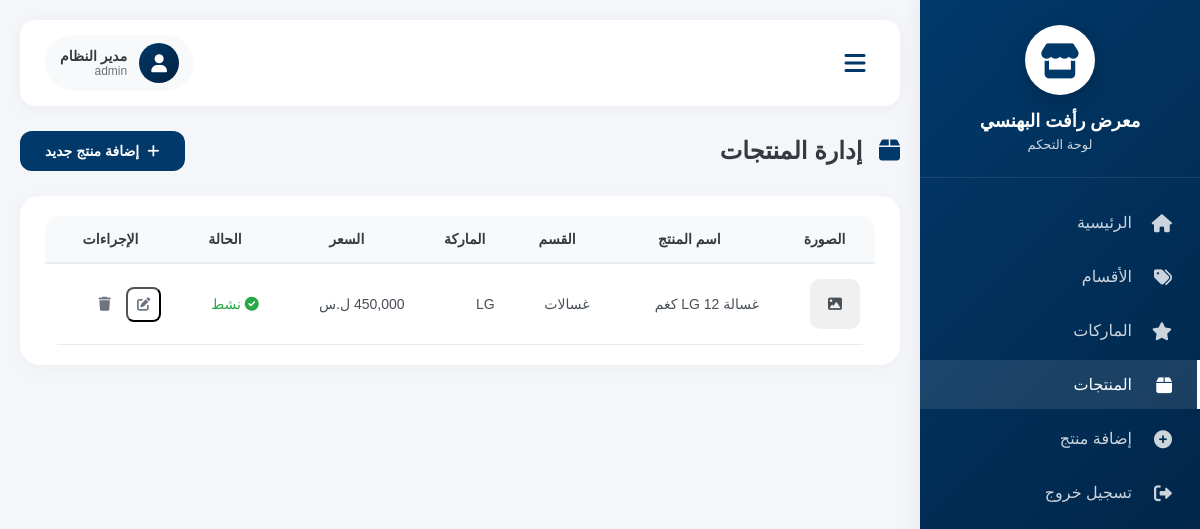
Screenshot of /admin/dashboard.php?page=products (signed in) with the database file from the repository.
### tables this page shows
CREATE TABLE products (
    id INT AUTO_INCREMENT PRIMARY KEY,
    category_id INT NOT NULL,
    brand_id INT NOT NULL,
    name_ar VARCHAR(200) NOT NULL,
    name_en VARCHAR(200),
    description_ar TEXT,
    description_en TEXT,
    price DECIMAL(10,2),
    old_price DECIMAL(10,2),
    image VARCHAR(255),
    additional_images TEXT,
    features TEXT,
    is_bestseller BOOLEAN DEFAULT FALSE,
    is_new BOOLEAN DEFAULT TRUE,
    has_warranty BOOLEAN DEFAULT TRUE,
    warranty_years INT DEFAULT 2,
    stock INT DEFAULT 0,
    sort_order INT DEFAULT 0,
    is_active BOOLEAN DEFAULT TRUE,
    created_at TIMESTAMP DEFAULT CURRENT_TIMESTAMP,
    updated_at TIMESTAMP DEFAULT CURRENT_TIMESTAMP ON UPDATE CURRENT_TIMESTAMP,
    FOREIGN KEY (category_id) REFERENCES categories(id) ON DELETE CASCADE,
    FOREIGN KEY (brand_id) REFERENCES brands(id) ON DELETE CASCADE
);

CREATE TABLE categories (
    id INT AUTO_INCREMENT PRIMARY KEY,
    name_ar VARCHAR(100) NOT NULL,
    name_en VARCHAR(100) NOT NULL,
    slug VARCHAR(100) UNIQUE NOT NULL,
    icon VARCHAR(50),
    sort_order INT DEFAULT 0,
    created_at TIMESTAMP DEFAULT CURRENT_TIMESTAMP
);

CREATE TABLE brands (
    id INT AUTO_INCREMENT PRIMARY KEY,
    name_ar VARCHAR(100) NOT NULL,
    name_en VARCHAR(100) NOT NULL,
    slug VARCHAR(100) UNIQUE NOT NULL,
    logo VARCHAR(255),
    created_at TIMESTAMP DEFAULT CURRENT_TIMESTAMP
);

### admin/dashboard.php (the view, shortened to what this page needs)
<?php
require_once '../config/database.php';
$page = isset($_GET['page']) ? $_GET['page'] : 'dashboard';
$stats = [];
$stmt = $pdo->query("SELECT COUNT(*) FROM products WHERE is_active = 1");
$stats['products'] = $stmt->fetchColumn() ?: 0;
$stmt = $pdo->query("SELECT COUNT(*) FROM categories");
$stats['categories'] = $stmt->fetchColumn() ?: 0;
$stmt = $pdo->query("SELECT COUNT(*) FROM brands");
$stats['brands'] = $stmt->fetchColumn() ?: 0;
$stmt = $pdo->query("SELECT COUNT(*) FROM users");
$stats['users'] = $stmt->fetchColumn() ?: 0;
$latest_products = $pdo->query("
    SELECT p.*, c.name_ar as category_name, b.name_ar as brand_name
    FROM products p
    JOIN categories c ON p.category_id = c.id
    JOIN brands b ON p.brand_id = b.id
    WHERE p.is_active = 1
    ORDER BY p.created_at DESC
    LIMIT 5
")->fetchAll();
$all_products = $pdo->query("
    SELECT p.*, c.name_ar as category_name, b.name_ar as brand_name
    FROM products p
    JOIN categories c ON p.category_id = c.id
    JOIN brands b ON p.brand_id = b.id
    ORDER BY p.created_at DESC
")->fetchAll();
?>
<!DOCTYPE html>
<html lang="ar" dir="rtl">
<head>
    <link rel="stylesheet" href="https://cdnjs.cloudflare.com/ajax/libs/font-awesome/6.0.0-beta3/css/all.min.css">
</head>
<body>
    <div class="sidebar" id="sidebar">
        <div class="sidebar-header">
            <div class="logo-circle">
                <i class="fas fa-store"></i>
            </div>
            <h3>معرض رأفت البهنسي</h3>
            <p>لوحة التحكم</p>
        </div>
        <div class="sidebar-menu">
            <ul>
                <li class="<?php echo $page == 'dashboard' ? 'active' : ''; ?>">
                    <a href="?page=dashboard">
                        <i class="fas fa-home"></i>
                        <span>الرئيسية</span>
                    </a>
                </li>
                <li class="<?php echo $page == 'categories' ? 'active' : ''; ?>">
                    <a href="?page=categories">
                        <i class="fas fa-tags"></i>
                        <span>الأقسام</span>
                    </a>
                </li>
                <li class="<?php echo $page == 'brands' ? 'active' : ''; ?>">
                    <a href="?page=brands">
                        <i class="fas fa-star"></i>
                        <span>الماركات</span>
                    </a>
                </li>
                <li class="<?php echo $page == 'products' ? 'active' : ''; ?>">
                    <a href="?page=products">
                        <i class="fas fa-box"></i>
                        <span>المنتجات</span>
                    </a>
                </li>
                <li class="<?php echo $page == 'add-product' ? 'active' : ''; ?>">
                    <a href="?page=add-product">
                        <i class="fas fa-plus-circle"></i>
                        <span>إضافة منتج</span>
                    </a>
                </li>
                <li>
                    <a href="logout.php">
                        <i class="fas fa-sign-out-alt"></i>
                        <span>تسجيل خروج</span>
                    </a>
                </li>
            </ul>
        </div>
    </div>
    <div class="main-content" id="mainContent">
        <div class="header">
            <div class="header-left">
                <button class="menu-toggle-btn" id="menuToggle">
                    <i class="fas fa-bars"></i>
                </button>
            </div>
            <div class="header-right">
                <div class="user-info">
                    <div class="user-avatar">
                        <i class="fas fa-user"></i>
                    </div>
                    <div class="user-details">
                        <div class="user-name"><?php echo $_SESSION['user_name'] ?? 'مدير النظام'; ?></div>
                        <div class="user-role"><?php echo $_SESSION['user_role'] ?? 'admin'; ?></div>
                    </div>
                </div>
            </div>
        </div>
        <div class="content">
            <?php if ($page == 'dashboard'): ?>
                <h1 class="page-title">
                    <i class="fas fa-tachometer-alt"></i>
                    مرحباً <?php echo $_SESSION['user_name'] ?? 'مدير النظام'; ?> 👋
                </h1>
                <div class="stats-grid">
                    <div class="stat-card">
                        <div class="stat-icon" style="background: #01396A;">
                            <i class="fas fa-box"></i>
                        </div>
                        <div class="stat-details">
                            <h3><?php echo $stats['products']; ?></h3>
                            <p>إجمالي المنتجات</p>
                        </div>
                    </div>
                    <div class="stat-card">
                        <div class="stat-icon" style="background: #28a745;">
                            <i class="fas fa-tags"></i>
                        </div>
                        <div class="stat-details">
                            <h3><?php echo $stats['categories']; ?></h3>
                            <p>الأقسام</p>
                        </div>
                    </div>
                    <div class="stat-card">
                        <div class="stat-icon" style="background: #ffc107;">
                            <i class="fas fa-star"></i>
                        </div>
                        <div class="stat-details">
                            <h3><?php echo $stats['brands']; ?></h3>
                            <p>الماركات</p>
                        </div>
                    </div>
                    <div class="stat-card">
                        <div class="stat-icon" style="background: #17a2b8;">
                            <i class="fas fa-users"></i>
                        </div>
                        <div class="stat-details">
                            <h3><?php echo $stats['users']; ?></h3>
                            <p>المستخدمين</p>
                        </div>
                    </div>
                </div>
                <div class="card">
                    <div class="card-header">
                        <h2><i class="fas fa-clock"></i> أحدث المنتجات</h2>
                        <a href="?page=products" class="btn btn-primary btn-sm">
                            <i class="fas fa-arrow-left"></i> عرض الكل
                        </a>
                    </div>
                    <div class="card-body">
                        <?php if (empty($latest_products)): ?>
                            <div class="empty-state">
                                <i class="fas fa-box-open"></i>
                                <p>لا توجد منتجات حالياً</p>
                                <a href="?page=add-product" class="btn btn-primary">
                                    <i class="fas fa-plus"></i> إضافة منتج جديد
                                </a>
                            </div>
                        <?php else: ?>
                            <div class="table-container">
                                <table class="table">
                                    <thead>
                                        <tr>
                                            <th>الصورة</th>
                                            <th>اسم المنتج</th>
                                            <th>القسم</th>
                                            <th>الماركة</th>
                                            <th>تاريخ الإضافة</th>
                                            <th>الإجراءات</th>
                                        </tr>
                                    </thead>
                                    <tbody>
                                        <?php foreach ($latest_products as $product): ?>
                                        <tr>
                                            <td>
                                                <?php if ($product['image'] && file_exists("uploads/products/" . $product['image'])): ?>
                                                    <img src="uploads/products/<?php echo $product['image']; ?>" width="50" height="50" style="object-fit: cover; border-radius: 10px;">
                                                <?php else: ?>
                                                    <div style="width: 50px; height: 50px; background: #f0f0f0; border-radius: 10px; display: flex; align-items: center; justify-content: center;">
                                                        <i class="fas fa-image" style="color: #ccc;"></i>
                                                    </div>
                                                <?php endif; ?>
                                            </td>
                                            <td><?php echo htmlspecialchars($product['name_ar']); ?></td>
                                            <td><?php echo htmlspecialchars($product['category_name']); ?></td>
                                            <td><?php echo htmlspecialchars($product['brand_name']); ?></td>
                                            <td><?php echo date('Y-m-d', strtotime($product['created_at'])); ?></td>
                                            <td>
                                                <button class="btn-icon" onclick='editProduct(<?php echo json_encode($product); ?>)' title="تعديل">
                                                    <i class="fas fa-edit"></i>
                                                </button>
                                                <a href="?delete_product=<?php echo $product['id']; ?>" class="btn-icon" title="حذف" onclick="return confirm('هل أنت متأكد؟')">
                                                    <i class="fas fa-trash"></i>
                                                </a>
                                            </td>
                                        </tr>
                                        <?php endforeach; ?>
                                    </tbody>
                                </table>
                            </div>
                        <?php endif; ?>
                    </div>
                </div>
            <?php elseif ($page == 'products'): ?>
                <div class="page-header">
                    <h1 class="page-title"><i class="fas fa-box"></i> إدارة المنتجات</h1>
                    <a href="?page=add-product" class="btn btn-primary">
                        <i class="fas fa-plus"></i> إضافة منتج جديد
                    </a>
                </div>
                <div class="card">
                    <div class="card-body">
                        <div class="table-container">
                            <table class="table">
                                <thead>
                                    <tr>
                                        <th>الصورة</th>
                                        <th>اسم المنتج</th>
                                        <th>القسم</th>
                                        <th>الماركة</th>
                                        <th>السعر</th>
                                        <th>الحالة</th>
                                        <th>الإجراءات</th>
                                    </tr>
                                </thead>
                                <tbody>
                                    <?php foreach ($all_products as $product): ?>
                                    <tr>
                                        <td>
                                            <?php if ($product['image'] && file_exists("uploads/products/" . $product['image'])): ?>
                                                <img src="uploads/products/<?php echo $product['image']; ?>" width="50" height="50" style="object-fit: cover; border-radius: 10px;">
                                            <?php else: ?>
                                                <div style="width: 50px; height: 50px; background: #f0f0f0; border-radius: 10px; display: flex; align-items: center; justify-content: center;">
                                                    <i class="fas fa-image"></i>
                                                </div>
                                            <?php endif; ?>
                                        </td>
                                        <td><?php echo $product['name_ar']; ?></td>
                                        <td><?php echo $product['category_name']; ?></td>
                                        <td><?php echo $product['brand_name']; ?></td>
                                        <td><?php echo $product['price'] ? number_format($product['price']) . ' ل.س' : '-'; ?></td>
                                        <td>
                                            <?php if ($product['is_active']): ?>
                                                <span style="color: #28a745;"><i class="fas fa-check-circle"></i> نشط</span>
                                            <?php else: ?>
                                                <span style="color: #dc3545;"><i class="fas fa-times-circle"></i> غير نشط</span>
                                            <?php endif; ?>
                                        </td>
                                        <td>
                                            <button class="btn-icon" onclick='editProduct(<?php echo json_encode($product); ?>)' title="تعديل">
                                                <i class="fas fa-edit"></i>
                                            </button>
                                            <a href="?delete_product=<?php echo $product['id']; ?>&page=products" class="btn-icon" title="حذف" onclick="return confirm('هل أنت متأكد؟')">
                                                <i class="fas fa-trash"></i>
                                            </a>
                                        </td>
                                    </tr>
                                    <?php endforeach; ?>
                                </tbody>
                            </table>
                        </div>
                    </div>
                </div>
            <?php endif; ?>
        </div>
    </div>
</body>
</html>

### rows the page displays
products: name_ar "غسالة LG 12 كغم", category.name_ar "غسالات", brand.name_ar "LG", price "450,000", is_active 1 (drawn)

### other values shown
$_SESSION['user_name'] "مدير النظام"
$_SESSION['user_role'] "admin"
